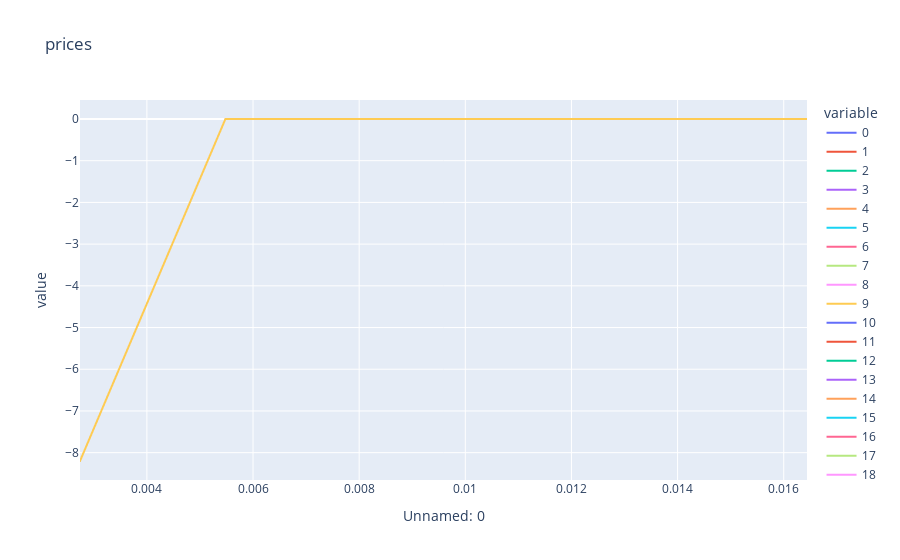

Notebook code cell kept with this figure:
### Code cell
finx.clear_cache()
long_call = finx._dispatch(
    'calculate_VaR', 
    security_id='GCQ1P1800.0Comdty',
    as_of_date='20210720', 
    principal_amount=100,
    market_value=11.8,
    underlying_value=1810.,
    horizon_params=dict(days=6))
print(f'VaR = {long_call["VaR"]}')
dataframes = [finx._download_file(dict(filename=filename, bucket_name='cms-portfolio-uploads')) for filename in long_call['filenames'][:1]]
[df.set_index('Unnamed: 0').plot(title=long_call["filenames"][i].split("_")[-1].replace(".csv", "")).show() for i, df in enumerate(dataframes[:1])]
